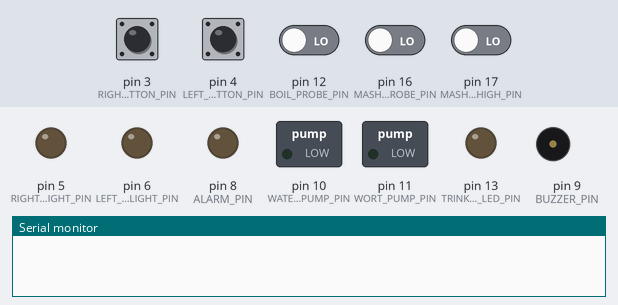
Simulated run of this sketch. Board: Arduino Uno, built with avr-gcc and run on an emulated ATmega328P. Shown: switched loads named in the sketch (green lamp = pin HIGH), output pins drawn as LEDs (lit = HIGH), buzzer (waves = sounding, pin HIGH), the last lines printed to the serial monitor. Dashed ring = blinking. Inputs (shaded band) come from the test bench; at power-on: pin 3 (RIGHT_BUTTON_PIN), pin 4 (LEFT_BUTTON_PIN) HIGH, pin 12 (BOIL_PROBE_PIN), pin 16 (MASH_PROBE_PIN), pin 17 (MASH_PROBE_HIGH_PIN) LOW.

Above: at 1.2 s.
1.3 s: pin 3 (RIGHT_BUTTON_PIN) pulled LOW for 0.15 s
At 2.0 s:
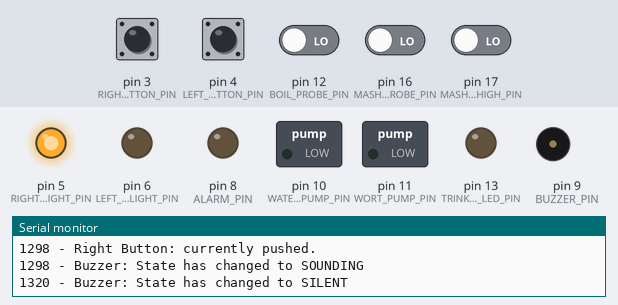
2.9 s: pin 12 (BOIL_PROBE_PIN) driven HIGH
At 3.77 s:
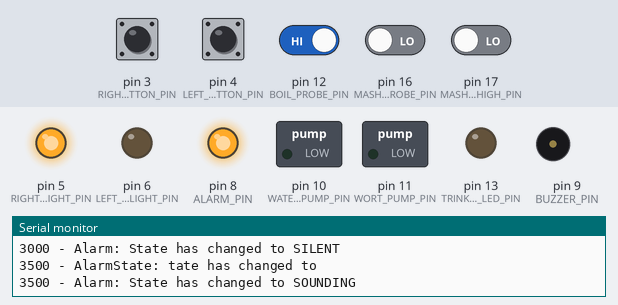
5.9 s: pin 4 (LEFT_BUTTON_PIN) pulled LOW for 0.15 s
At 6.77 s:
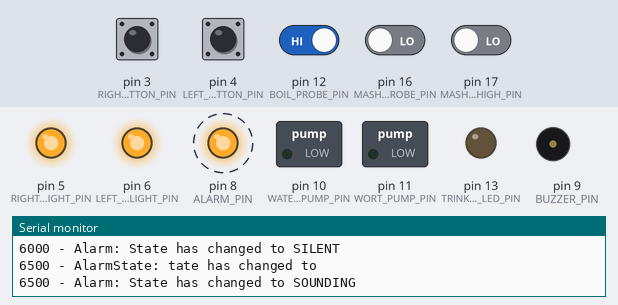
8.9 s: pin 3 (RIGHT_BUTTON_PIN) pulled LOW for 1 s
At 9.4 s:
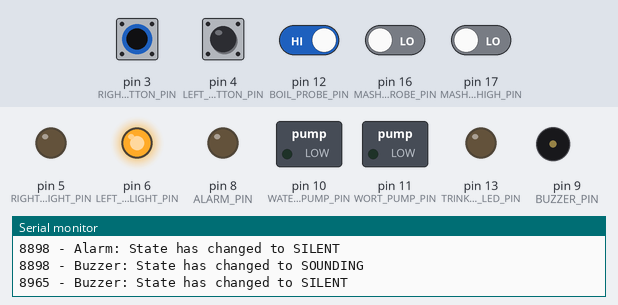
11.4 s: pin 17 (MASH_PROBE_HIGH_PIN) driven HIGH
At 12.5 s:
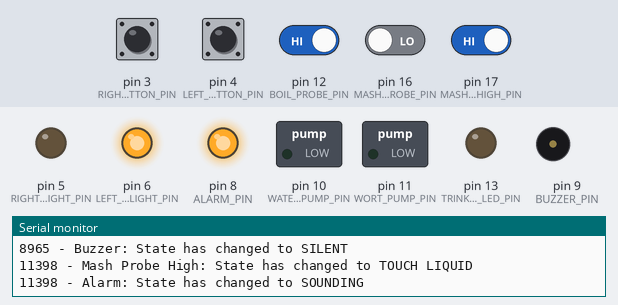
12.9 s: pin 17 (MASH_PROBE_HIGH_PIN) driven LOW
At 16.7 s:
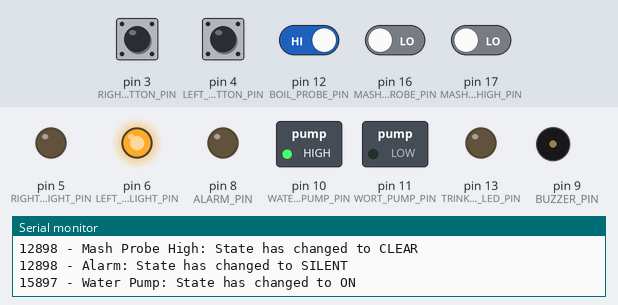
Timing chart, 0 to 16.9 s (numbered marks = the images above; inputs shaded):
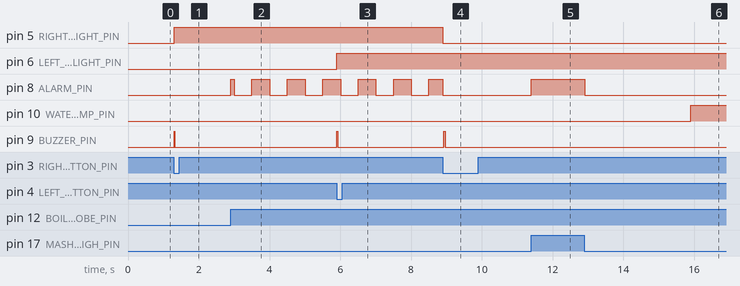

The sketch:

autoSpargeController.ino
```cpp
#include "Beeper.h"
#include "Button.h"
#include "EventQueue.h"
#include "Probe.h"
#include "WaterPump.h"
#include "WortPump.h"

/*
 * AUTOSPARGE CONTROLLER
 * version 1.0
 * by Tom Wallace and John Baker
 * This sketch controls the components hooked up to the Auto Sparge assembly, which controls the rate
 * of sparge water going into the mash tun and the rate of wort leaving the mash tun.  It is designed to
 * work with a standard brewery build from The Electric Brewery.  The controller interacts with two pumps,
 * and two probes.
 *
 * Test mode can be entered by reboot the trinket (or cycling power) and holding down the Left Button while
 * it finishes booting.  All lights will flash three times if in test mode.  To exit test mode,
 * reboot the trinket.
 */
// Define Pins
#define TRINKET_BOARD_LED_PIN 13
#define ALARM_PIN 8 //8
#define BUZZER_PIN 9 //11
#define LEFT_BUTTON_PIN 4 //4
#define LEFT_BUTTON_LIGHT_PIN 6 //6
#define RIGHT_BUTTON_PIN 3 //3
#define RIGHT_BUTTON_LIGHT_PIN 5 //5
#define MASH_PROBE_PIN 16 //16
#define MASH_PROBE_HIGH_PIN 17 //17
#define BOIL_PROBE_PIN 12 //15
#define WATER_PUMP_PIN 10 //13
#define WORT_PUMP_PIN 11 //12

// Create objects
EventQueue AlarmEventQueue("AlarmEventQueue");
EventQueue BuzzerEventQueue("BuzzerEventQueue");

Beeper Alarm("Alarm", ALARM_PIN, &AlarmEventQueue);
Beeper Buzzer("Buzzer", BUZZER_PIN, &BuzzerEventQueue);

Button LeftButton("Left Button", LEFT_BUTTON_PIN, INPUT_PULLUP, LEFT_BUTTON_LIGHT_PIN, &BuzzerEventQueue);
Button RightButton("Right Button", RIGHT_BUTTON_PIN, INPUT_PULLUP, RIGHT_BUTTON_LIGHT_PIN, &BuzzerEventQueue);

Probe MashProbe("Mash Probe", MASH_PROBE_PIN, INPUT);
Probe MashProbeHigh("Mash Probe High", MASH_PROBE_HIGH_PIN, INPUT);
Probe BoilProbe("Boil Probe", BOIL_PROBE_PIN, INPUT);

WaterPump WaterPump(WATER_PUMP_PIN, 10000, &AlarmEventQueue, &MashProbe, &MashProbeHigh);
WortPump WortPump(WORT_PUMP_PIN, 2000, &AlarmEventQueue, &BoilProbe);

// Initalize general use variables
bool FirstTimeThroughCode = true;
bool InTestMode = false;

// put your setup code here, to run once:
void setup() {
  pinMode(TRINKET_BOARD_LED_PIN, OUTPUT);

  // Set up serial port for output at 9600 bps
  Serial.begin(9600);
}

// put your main code here, to run repeatedly:
void loop() {
  // Get current clock
  unsigned long currentMillis = millis();

  // Will only be run in first millisecond of code - used for Test mode evaluation
  if (FirstTimeThroughCode) {
    FirstTimeThroughCode = false;
    // Puts us in Test mode - only way to get out is to cycle power or reset and LeftButton is NOT pushed
    if (LeftButton.IsCurrentlyDepressed()) {
      Serial.println(String(currentMillis) + " - Start-up: Entering test mode");
      InTestMode = true;

      // Flash buttons
      int counter = 0;
      while(counter < 3) {
        digitalWrite(LEFT_BUTTON_LIGHT_PIN, HIGH);
        digitalWrite(RIGHT_BUTTON_LIGHT_PIN, HIGH);
        digitalWrite(TRINKET_BOARD_LED_PIN, HIGH);
        delay(250);
        digitalWrite(LEFT_BUTTON_LIGHT_PIN, LOW);
        digitalWrite(RIGHT_BUTTON_LIGHT_PIN, LOW);
        digitalWrite(TRINKET_BOARD_LED_PIN, LOW);
        delay(250);
        counter++;
      }
    }
  }

  // Test mode routine - only way to get out is to cycle power or reset and LeftButton is NOT pushed
  if (InTestMode) {
    TestInteractions();
  } else {
    // NORMAL - Update objects
    LeftButton.Update(currentMillis);
    RightButton.Update(currentMillis);

    // Set pump active based on their buttons
    WaterPump.SetIsActive(LeftButton.GetMatchingFunctionOn());
    WortPump.SetIsActive(RightButton.GetMatchingFunctionOn());

    MashProbe.Update(currentMillis);
    MashProbeHigh.Update(currentMillis);
    BoilProbe.Update(currentMillis);

    WaterPump.Update(currentMillis);
    WortPump.Update(currentMillis);

    Alarm.Update(currentMillis);
    Buzzer.Update(currentMillis);
  }
}

void TestInteractions() {
  if (LeftButton.IsCurrentlyDepressed()) {
      digitalWrite(LEFT_BUTTON_LIGHT_PIN, HIGH);
      digitalWrite(WATER_PUMP_PIN, HIGH);
      digitalWrite(BUZZER_PIN, HIGH);
    } else {
      digitalWrite(LEFT_BUTTON_LIGHT_PIN, LOW);
      digitalWrite(WATER_PUMP_PIN, LOW);
      digitalWrite(BUZZER_PIN, LOW);
    }

    if (RightButton.IsCurrentlyDepressed()) {
      digitalWrite(RIGHT_BUTTON_LIGHT_PIN, HIGH);
      digitalWrite(WORT_PUMP_PIN, HIGH);
      digitalWrite(ALARM_PIN, HIGH);
    } else {
      digitalWrite(RIGHT_BUTTON_LIGHT_PIN, LOW);
      digitalWrite(WORT_PUMP_PIN, LOW);
      digitalWrite(ALARM_PIN, LOW);
    }

    // If Mash Probe then do three "dashes"
    if (digitalRead(MASH_PROBE_PIN) == HIGH) {
      int counter = 0;
      while(counter < 3) {
        digitalWrite(BUZZER_PIN, HIGH);
        delay(350);
        digitalWrite(BUZZER_PIN, LOW);
        delay(350);
        counter++;
      }
    }

    // If Mash Probe High then Trinket LED
    if (digitalRead(MASH_PROBE_HIGH_PIN) == HIGH) {
      digitalWrite(TRINKET_BOARD_LED_PIN, HIGH);
    } else {
      digitalWrite(TRINKET_BOARD_LED_PIN, LOW);
    }

    // If Boil Probe then do three "dots"
    if (digitalRead(BOIL_PROBE_PIN) == HIGH) {
      int counter = 0;
      while(counter < 3) {
        digitalWrite(BUZZER_PIN, HIGH);
        delay(75);
        digitalWrite(BUZZER_PIN, LOW);
        delay(450);
        counter++;
      }
    }
}
```

Beeper.cpp
```cpp
/*
  Beeper.cpp - Library for represents a sound output, such as the alarm or buzzer.  The sound is controlled by an EventQueue.
  Created by Tom Wallace.
*/

#include "Arduino.h"
#include "Beeper.h"
#include "EventQueue.h"
#include "Loggable.h"

Beeper::Beeper(String beeperName, int outputPin, EventQueue * eventQueue) {
	_beeperName = beeperName;
	_outputPin = outputPin;
	_eventQueue = eventQueue;

	SOUND = HIGH;
	SILENT = LOW;

	pinMode(_outputPin, OUTPUT);
	digitalWrite(_outputPin, SILENT);
	_currentState = SILENT;
}

void Beeper::Update(long currentMillis) {

	int OriginalState = _currentState;

    if (_eventQueue->IsPopulated()) {
		digitalWrite(_outputPin, SOUND);
		_currentState = SOUND;
    } else {
		digitalWrite(_outputPin, SILENT);
		_currentState = SILENT;
    }

    // If state changed, then log
    if (_currentState != OriginalState) {
      String state = _currentState == SOUND ? "SOUNDING" : "SILENT";
      Log(currentMillis, _beeperName, "State has changed to " + state);
    }
}
```

Beeper.h
```cpp
/*
  Beeper.h - Library for represents a sound output, such as the alarm or buzzer.  The sound is controlled by an EventQueue.
  Created by Tom Wallace.
*/
#ifndef Beeper_h
#define Beeper_h

#include "Arduino.h"
#include "EventQueue.h"
#include "Loggable.h"

class Beeper : public Loggable {
  private:
	int _outputPin;
	EventQueue * _eventQueue;
	int _currentState;
	String _beeperName;
	int SOUND;
	int SILENT;

  public:
	Beeper(String beeperName, int outputPin, EventQueue * eventQueue);
	void Update(long currentMillis);
};

#endif
```

Button.cpp
```cpp
/*
  Button.cpp - Library for creating a button, which can trigger a number of things. Its inputType specifies if it is INPUT or INPUT_PULLUP
  Created by Tom Wallace.
*/

#include "Arduino.h"
#include "Button.h"
#include "EventQueue.h"
#include "Loggable.h"

Button::Button(String buttonName, int buttonPin, int inputType, int lightPin, EventQueue * buzzerEventQueue) {
    ButtonName = buttonName;  // Name of the button for logging
    ButtonPin = buttonPin;  // The pin number attached to the button
    LightPin = lightPin;  // The pin the button light is attached to
    _buzzerEventQueue = buzzerEventQueue;
    pinMode(ButtonPin, inputType);

    pinMode(LightPin, OUTPUT);
    TurnOffClickSoundMillis = 0;  // When to turn off the click sound
    EligibleToBeClicked = true;  // Used with delay to prevent "burst" clicking
    EligibleToBeClickedMillis = 0;  // To determine when to set the EligibleToBeClicked flag
    MatchingFunctionOn = false; // Used to pair the button with a pump function

	BUTTON_BEEP_LENGTH = 10;  // Length of beep when button pressed
	HAS_BEEN_CLICKED_DELAY = 500; // Length of delay before button is eligible for clicking again (prevents burst by holding button down)
}

bool Button::IsCurrentlyDepressed() {
    return (digitalRead(ButtonPin) == LOW);
}

bool Button::GetMatchingFunctionOn() {
    return MatchingFunctionOn;
}

void Button::Update(long currentMillis) {
    // Determine if button has been clicked
    if (IsCurrentlyDepressed() && EligibleToBeClicked) {
      // Log click
      Log(currentMillis, ButtonName, "currently pushed.");

      EligibleToBeClicked = false;
      EligibleToBeClickedMillis = currentMillis + HAS_BEEN_CLICKED_DELAY;

      // Sound click on button
      _buzzerEventQueue->AddEvent(ButtonName);
      TurnOffClickSoundMillis = currentMillis + BUTTON_BEEP_LENGTH;

      // Toggle light and matching function
      MatchingFunctionOn = MatchingFunctionOn ? false : true;
    }

    // Determine when button is eligible to be clicked again to prevent button bursting
    if (!IsCurrentlyDepressed() && (currentMillis > EligibleToBeClickedMillis)) {
      EligibleToBeClicked = true;
    }

    // Turn off sound click when ready
    if (currentMillis > TurnOffClickSoundMillis) {
      _buzzerEventQueue->RemoveEvent(ButtonName);
    }

    // Handle light on/off
    if (MatchingFunctionOn) {
      digitalWrite(LightPin, HIGH);
    } else {
      digitalWrite(LightPin, LOW);
    }
}
```

Button.h
```cpp
/*
  Button.h - Library for creating a button, which can trigger a number of things. Its inputType specifies if it is INPUT or INPUT_PULLUP
  Created by Tom Wallace.
*/
#ifndef Button_h
#define Button_h

#include "Arduino.h"
#include "EventQueue.h"
#include "Loggable.h"

class Button : public Loggable {
  private:
	int BUTTON_BEEP_LENGTH;
	int HAS_BEEN_CLICKED_DELAY;
	EventQueue * _buzzerEventQueue;
	String ButtonName;
	int ButtonPin;
	int LightPin;
	long TurnOffClickSoundMillis;
	bool EligibleToBeClicked;
	long EligibleToBeClickedMillis;
	bool MatchingFunctionOn;

  public:
	Button(String buttonName, int buttonPin, int inputType, int lightPin, EventQueue * buzzerEventQueue);
	bool IsCurrentlyDepressed();
	bool GetMatchingFunctionOn();
	void Update(long currentMillis);
};

#endif
```

EventQueue.cpp
```cpp
/*
  EventQueue.cpp - Library for tracking events (non-duplicate) and informing if any events are in the queue.
  Created by Tom Wallace.
*/

#include "Arduino.h"
#include "EventQueue.h"

EventQueue::EventQueue(String queueName)
{
	_queue = "";
    _queueName = queueName;
};

void EventQueue::AddEvent(String event)
{
    // If event is not already on queue, add it
    if (_queue.indexOf(event) == -1) {
      _queue = _queue + event;
    }
}

void EventQueue::RemoveEvent(String event) {
    _queue.replace(event, "");
}

bool EventQueue::IsPopulated() {
    return (_queue.length() > 0);
}
```

EventQueue.h
```cpp
/*
  EventQueue.h - Library for tracking events (non-duplicate) and informing if any events are in the queue.
  Created by Tom Wallace.
*/
#ifndef EventQueue_h
#define EventQueue_h

#include "Arduino.h"

class EventQueue {
  private:
	String _queue;
	String _queueName;

  public:
	EventQueue(String queueName);
	void AddEvent(String event);
	void RemoveEvent(String event);
	bool IsPopulated();
};

#endif
```

Loggable.cpp
```cpp
/*
  Loggable.cpp - Library base class manages sending logging messages out to the serial port.
  Created by Tom Wallace.
*/

#include "Arduino.h"
#include "Loggable.h"
#include "EventQueue.h"

Loggable::Loggable() {};

void Loggable::Log(long currentMillis, String callingObjName, String msg) {
	Serial.println(String(currentMillis) + " - " + callingObjName + ": " + msg);
}
```

Loggable.h
```cpp
/*
  Loggable.h - Library base class manages sending logging messages out to the serial port.
  Created by Tom Wallace.
*/
#ifndef Loggable_h
#define Loggable_h

#include "Arduino.h"

class Loggable {
  public:
	Loggable();
	void Log(long currentMillis, String callingObjName, String msg);
};

#endif
```

Probe.cpp
```cpp
/*
  Probe.cpp - Library for creating a probe input.  Its inputType specifies if it is INPUT or INPUT_PULLUP
  Created by Tom Wallace.
*/

#include "Arduino.h"
#include "Probe.h"
#include "Loggable.h"

Probe::Probe(String probeName, int inputPin, int inputType) {
  InputPin = inputPin;
  ProbeName = probeName;
  pinMode(InputPin, inputType);

  PROBE_CLEAR = LOW;
  PROBE_TOUCH_LIQUID = HIGH;
  CurrentState = PROBE_CLEAR;
}

bool Probe::IsTouching() {
  return (CurrentState == PROBE_TOUCH_LIQUID);
}

void Probe::Update(long currentMillis) {
  int OriginalState = CurrentState;
  CurrentState = digitalRead(InputPin);

  // If state changed, then log
  if (CurrentState != OriginalState) {
    String state = CurrentState == PROBE_TOUCH_LIQUID ? "TOUCH LIQUID" : "CLEAR";
    Log(currentMillis, ProbeName, "State has changed to " + state);
  }
}
```

Probe.h
```cpp
/*
  Probe.h - Library for creating a probe input.  Its inputType specifies if it is INPUT or INPUT_PULLUP
  Created by Tom Wallace.
*/
#ifndef Probe_h
#define Probe_h

#include "Arduino.h"
#include "Loggable.h"

class Probe : public Loggable {
  private:
	int PROBE_CLEAR;
	int PROBE_TOUCH_LIQUID;
	String ProbeName;
	int CurrentState;
	int InputPin;   // The pin number that receives probe input

  public:
	Probe(String probeName, int inputPin, int inputType);
	bool IsTouching();
	void Update(long currentMillis);
};

#endif
```

WaterPump.cpp
```cpp
/*
  WaterPump.cpp - Library for interacting with the various aspects of the controllers use of the water pump.
  Created by Tom Wallace.
*/

#include "Arduino.h"
#include "EventQueue.h"
#include "Loggable.h"
#include "Probe.h"
#include "WaterPump.h"

WaterPump::WaterPump(int outputPin, long delay, EventQueue * alarmEventQueue, Probe * mashProbe, Probe * mashProbeHigh) {
    OutputPin = outputPin; // The pin number that control pump output
    pinMode(OutputPin, OUTPUT);

    _alarmEventQueue = alarmEventQueue;
    _mashProbe = mashProbe;
    _mashProbeHigh = mashProbeHigh;

    Delay = delay; // Milliseconds of delay after change of state from probe
    IsActive = true; // Toggle to let overrides stop pump

    CurrentState = PUMP_OFF;  // Pump starts off
    CurrentAlarmState = LOW;
    previousMillis = 0; // Stores the last time the state changed

	PUMP_ON = HIGH;
	PUMP_OFF = LOW;
};

void WaterPump::SetIsActive(bool isActive) {
    IsActive = isActive;
}

bool WaterPump::GetIsActive() {
    return IsActive;
}

void WaterPump::Update(long currentMillis) {
    int OriginalState = CurrentState;

    // If probe is contacting liquid, pump is always off
    if (_mashProbe->IsTouching() || ! IsActive) {
      previousMillis = currentMillis;

      CurrentState = PUMP_OFF;
      digitalWrite(OutputPin, CurrentState);
    } else {
      if (currentMillis - previousMillis >= Delay) {
        previousMillis = currentMillis;

        CurrentState = PUMP_ON;
        digitalWrite(OutputPin, CurrentState);
      }
    }

    // Sound alarm if high level probe contacting liquid
    if (_mashProbeHigh->IsTouching() && IsActive) {
      _alarmEventQueue->AddEvent("MashProbeHigh");
    } else {
      _alarmEventQueue->RemoveEvent("MashProbeHigh");
    }

    // If state changed, then log
    if (CurrentState != OriginalState) {
      String state = CurrentState == PUMP_ON ? "ON" : "OFF";
      Log(currentMillis, "Water Pump", "State has changed to " + state);
    }
}
```

WaterPump.h
```cpp
/*
  WaterPump.h - Library for interacting with the various aspects of the controllers use of the water pump.
  Created by Tom Wallace.
*/
#ifndef WaterPump_h
#define WaterPump_h

#include "Arduino.h"
#include "EventQueue.h"
#include "Loggable.h"
#include "Probe.h"

class WaterPump : public Loggable {
  private:
	int PUMP_ON;
	int PUMP_OFF;
	EventQueue * _alarmEventQueue;
	Probe * _mashProbe;
	Probe * _mashProbeHigh;
	int OutputPin;
	bool IsActive;
	long Delay;
	int CurrentState;
	int CurrentAlarmState;
	unsigned long previousMillis;

  public:
	WaterPump(int outputPin, long delay, EventQueue * alarmEventQueue, Probe * mashProbe, Probe * mashProbeHigh);
	void SetIsActive(bool isActive);
	bool GetIsActive();
	void Update(long currentMillis);
};

#endif
```

WortPump.h
```cpp
/*
  WortPump.h - The WortPump class interacts with the various aspects of the controllers use of the wort pump.
  Created by Tom Wallace.
*/
#ifndef WortPump_h
#define WortPump_h

#include "Arduino.h"
#include "EventQueue.h"
#include "Loggable.h"
#include "Probe.h"

class WortPump : public Loggable {
  private:
	int PUMP_ON;
	int PUMP_OFF;
	EventQueue * _alarmEventQueue;
	Probe * _boilProbe;
	int OutputPin;
	long OnInterval;
	long OffInterval;
	bool IsActive;
	bool IsAlarmForToggle;
	int CurrentState;
	unsigned long previousMillis;

  // Constructor
  public:
	WortPump(int outputPin, long onInterval, EventQueue * alarmEventQueue, Probe * boilProbe);
	void SetIsActive(bool isActive);
	bool GetIsActive();
	void Update(long currentMillis);
};

#endif
```

Source omitted: WortPump.cpp (2679 bytes)

Measured:
- after the input at 1.3 s, pin 5 (RIGHT_BUTTON_LIGHT_PIN): LOW → HIGH at once; pin 9 (BUZZER_PIN): LOW → HIGH at once, → LOW 0.02 s later
- after the input at 2.9 s, pin 8 (ALARM_PIN): LOW → HIGH at once, then repeats every 1.0 s: LOW 0.50 s, HIGH 0.50 s
- after the input at 5.9 s, pin 6 (LEFT_BUTTON_LIGHT_PIN): LOW → HIGH at once; pin 9 (BUZZER_PIN): LOW → HIGH at once, → LOW 0.02 s later
- after the input at 8.9 s, pin 5 (RIGHT_BUTTON_LIGHT_PIN): HIGH → LOW at once; pin 9 (BUZZER_PIN): LOW → HIGH at once, → LOW 0.05 s later
- after the input at 11.4 s, pin 8 (ALARM_PIN): LOW → HIGH at once
- after the input at 12.9 s, pin 8 (ALARM_PIN): HIGH → LOW at once
